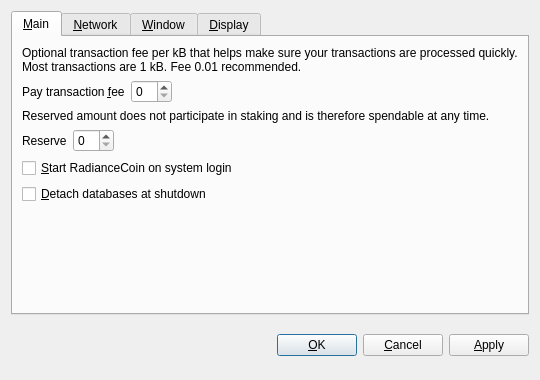
<?xml version="1.0" encoding="UTF-8"?>
<ui version="4.0">
 <class>OptionsDialog</class>
 <widget class="QDialog" name="OptionsDialog">
  <property name="geometry">
   <rect>
    <x>0</x>
    <y>0</y>
    <width>540</width>
    <height>380</height>
   </rect>
  </property>
  <property name="windowTitle">
   <string>Options</string>
  </property>
  <property name="modal">
   <bool>true</bool>
  </property>
  <layout class="QVBoxLayout" name="verticalLayout">
   <item>
    <widget class="QTabWidget" name="tabWidget">
     <property name="tabPosition">
      <enum>QTabWidget::North</enum>
     </property>
     <property name="currentIndex">
      <number>0</number>
     </property>
     <widget class="QWidget" name="tabMain">
      <attribute name="title">
       <string>&amp;Main</string>
      </attribute>
      <layout class="QVBoxLayout" name="verticalLayout_Main">
       <item>
        <widget class="QLabel" name="transactionFeeInfoLabel">
         <property name="text">
          <string>Optional transaction fee per kB that helps make sure your transactions are processed quickly. Most transactions are 1 kB. Fee 0.01 recommended.</string>
         </property>
         <property name="textFormat">
          <enum>Qt::PlainText</enum>
         </property>
         <property name="wordWrap">
          <bool>true</bool>
         </property>
        </widget>
       </item>
       <item>
        <layout class="QHBoxLayout" name="horizontalLayoutFee">
         <item>
          <widget class="QLabel" name="transactionFeeLabel">
           <property name="text">
            <string>Pay transaction &amp;fee</string>
           </property>
           <property name="textFormat">
            <enum>Qt::PlainText</enum>
           </property>
           <property name="buddy">
            <cstring>transactionFee</cstring>
           </property>
          </widget>
         </item>
         <item>
          <widget class="BitcoinAmountField" name="transactionFee"/>
         </item>
         <item>
          <spacer name="horizontalSpacerFee">
           <property name="orientation">
            <enum>Qt::Horizontal</enum>
           </property>
           <property name="sizeHint" stdset="0">
            <size>
             <width>40</width>
             <height>20</height>
            </size>
           </property>
          </spacer>
         </item>
        </layout>
       </item>
       <item>
        <widget class="QLabel" name="reserveBalanceInfoLabel">
         <property name="text">
          <string>Reserved amount does not participate in staking and is therefore spendable at any time.</string>
         </property>
         <property name="textFormat">
          <enum>Qt::PlainText</enum>
         </property>
         <property name="wordWrap">
          <bool>true</bool>
         </property>
        </widget>
       </item>
       <item>
        <layout class="QHBoxLayout" name="horizontalLayoutReserveBalance">
         <item>
          <widget class="QLabel" name="reserveBalanceLabel">
           <property name="text">
            <string>Reserve</string>
           </property>
           <property name="textFormat">
            <enum>Qt::PlainText</enum>
           </property>
           <property name="buddy">
            <cstring>reserveBalance</cstring>
           </property>
          </widget>
         </item>
         <item>
          <widget class="BitcoinAmountField" name="reserveBalance"/>
         </item>
         <item>
          <spacer name="horizontalSpacerReserveBalance">
           <property name="orientation">
            <enum>Qt::Horizontal</enum>
           </property>
           <property name="sizeHint" stdset="0">
            <size>
             <width>40</width>
             <height>20</height>
            </size>
           </property>
          </spacer>
         </item>
        </layout>
       </item>
       <item>
        <widget class="QCheckBox" name="bitcoinAtStartup">
         <property name="toolTip">
          <string>Automatically start RadianceCoin after logging in to the system.</string>
         </property>
         <property name="text">
          <string>&amp;Start RadianceCoin on system login</string>
         </property>
        </widget>
       </item>
       <item>
        <widget class="QCheckBox" name="detachDatabases">
         <property name="toolTip">
          <string>Detach block and address databases at shutdown. This means they can be moved to another data directory, but it slows down shutdown. The wallet is always detached.</string>
         </property>
         <property name="text">
          <string>&amp;Detach databases at shutdown</string>
         </property>
        </widget>
       </item>
       <item>
        <spacer name="verticalSpacer_Main">
         <property name="orientation">
          <enum>Qt::Vertical</enum>
         </property>
         <property name="sizeHint" stdset="0">
          <size>
           <width>20</width>
           <height>40</height>
          </size>
         </property>
        </spacer>
       </item>
      </layout>
     </widget>
     <widget class="QWidget" name="tabNetwork">
      <attribute name="title">
       <string>&amp;Network</string>
      </attribute>
      <layout class="QVBoxLayout" name="verticalLayout_Network">
       <item>
        <widget class="QCheckBox" name="mapPortUpnp">
         <property name="toolTip">
          <string>Automatically open the RadianceCoin client port on the router. This only works when your router supports UPnP and it is enabled.</string>
         </property>
         <property name="text">
          <string>Map port using &amp;UPnP</string>
         </property>
        </widget>
       </item>
       <item>
        <widget class="QCheckBox" name="connectSocks">
         <property name="toolTip">
          <string>Connect to the RadianceCoin network through a SOCKS proxy (e.g. when connecting through Tor).</string>
         </property>
         <property name="text">
          <string>&amp;Connect through SOCKS proxy:</string>
         </property>
        </widget>
       </item>
       <item>
        <layout class="QHBoxLayout" name="horizontalLayout_Network">
         <item>
          <widget class="QLabel" name="proxyIpLabel">
           <property name="text">
            <string>Proxy &amp;IP:</string>
           </property>
           <property name="textFormat">
            <enum>Qt::PlainText</enum>
           </property>
           <property name="buddy">
            <cstring>proxyIp</cstring>
           </property>
          </widget>
         </item>
         <item>
          <widget class="QValidatedLineEdit" name="proxyIp">
           <property name="maximumSize">
            <size>
             <width>140</width>
             <height>16777215</height>
            </size>
           </property>
           <property name="toolTip">
            <string>IP address of the proxy (e.g. 127.0.0.1)</string>
           </property>
          </widget>
         </item>
         <item>
          <widget class="QLabel" name="proxyPortLabel">
           <property name="text">
            <string>&amp;Port:</string>
           </property>
           <property name="textFormat">
            <enum>Qt::PlainText</enum>
           </property>
           <property name="buddy">
            <cstring>proxyPort</cstring>
           </property>
          </widget>
         </item>
         <item>
          <widget class="QLineEdit" name="proxyPort">
           <property name="maximumSize">
            <size>
             <width>55</width>
             <height>16777215</height>
            </size>
           </property>
           <property name="toolTip">
            <string>Port of the proxy (e.g. 9050)</string>
           </property>
          </widget>
         </item>
         <item>
          <widget class="QLabel" name="socksVersionLabel">
           <property name="text">
            <string>SOCKS &amp;Version:</string>
           </property>
           <property name="textFormat">
            <enum>Qt::PlainText</enum>
           </property>
           <property name="buddy">
            <cstring>socksVersion</cstring>
           </property>
          </widget>
         </item>
         <item>
          <widget class="QValueComboBox" name="socksVersion">
           <property name="toolTip">
            <string>SOCKS version of the proxy (e.g. 5)</string>
           </property>
          </widget>
         </item>
         <item>
          <spacer name="horizontalSpacer_Network">
           <property name="orientation">
            <enum>Qt::Horizontal</enum>
           </property>
           <property name="sizeHint" stdset="0">
            <size>
             <width>40</width>
             <height>20</height>
            </size>
           </property>
          </spacer>
         </item>
        </layout>
       </item>
       <item>
        <spacer name="verticalSpacer_Network">
         <property name="orientation">
          <enum>Qt::Vertical</enum>
         </property>
         <property name="sizeHint" stdset="0">
          <size>
           <width>20</width>
           <height>40</height>
          </size>
         </property>
        </spacer>
       </item>
      </layout>
     </widget>
     <widget class="QWidget" name="tabWindow">
      <attribute name="title">
       <string>&amp;Window</string>
      </attribute>
      <layout class="QVBoxLayout" name="verticalLayout_Window">
       <item>
        <widget class="QCheckBox" name="minimizeToTray">
         <property name="toolTip">
          <string>Show only a tray icon after minimizing the window.</string>
         </property>
         <property name="text">
          <string>&amp;Minimize to the tray instead of the taskbar</string>
         </property>
        </widget>
       </item>
       <item>
        <widget class="QCheckBox" name="minimizeOnClose">
         <property name="toolTip">
          <string>Minimize instead of exit the application when the window is closed. When this option is enabled, the application will be closed only after selecting Quit in the menu.</string>
         </property>
         <property name="text">
          <string>M&amp;inimize on close</string>
         </property>
        </widget>
       </item>
       <item>
        <spacer name="verticalSpacer_Window">
         <property name="orientation">
          <enum>Qt::Vertical</enum>
         </property>
         <property name="sizeHint" stdset="0">
          <size>
           <width>20</width>
           <height>40</height>
          </size>
         </property>
        </spacer>
       </item>
      </layout>
     </widget>
     <widget class="QWidget" name="tabDisplay">
      <attribute name="title">
       <string>&amp;Display</string>
      </attribute>
      <layout class="QVBoxLayout" name="verticalLayout_Display">
       <item>
        <layout class="QHBoxLayout" name="horizontalLayout_1_Display">
         <item>
          <widget class="QLabel" name="langLabel">
           <property name="text">
            <string>User Interface &amp;language:</string>
           </property>
           <property name="textFormat">
            <enum>Qt::PlainText</enum>
           </property>
           <property name="buddy">
            <cstring>lang</cstring>
           </property>
          </widget>
         </item>
         <item>
          <widget class="QValueComboBox" name="lang">
           <property name="toolTip">
            <string>The user interface language can be set here. This setting will take effect after restarting RadianceCoin.</string>
           </property>
          </widget>
         </item>
        </layout>
       </item>
       <item>
        <layout class="QHBoxLayout" name="horizontalLayout_2_Display">
         <item>
          <widget class="QLabel" name="unitLabel">
           <property name="text">
            <string>&amp;Unit to show amounts in:</string>
           </property>
           <property name="textFormat">
            <enum>Qt::PlainText</enum>
           </property>
           <property name="buddy">
            <cstring>unit</cstring>
           </property>
          </widget>
         </item>
         <item>
          <widget class="QValueComboBox" name="unit">
           <property name="toolTip">
            <string>Choose the default subdivision unit to show in the interface and when sending coins.</string>
           </property>
          </widget>
         </item>
        </layout>
       </item>
       <item>
        <widget class="QCheckBox" name="displayAddresses">
         <property name="toolTip">
          <string>Whether to show RadianceCoin addresses in the transaction list or not.</string>
         </property>
         <property name="text">
          <string>&amp;Display addresses in transaction list</string>
         </property>
        </widget>
       </item>
       <item>
        <widget class="QCheckBox" name="coinControlFeatures">
         <property name="toolTip">
          <string>Whether to show coin control features or not.</string>
         </property>
         <property name="text">
          <string>Display coin &amp;control features (experts only!)</string>
         </property>
        </widget>
       </item>
       <item>
        <spacer name="verticalSpacer_Display">
         <property name="orientation">
          <enum>Qt::Vertical</enum>
         </property>
         <property name="sizeHint" stdset="0">
          <size>
           <width>20</width>
           <height>40</height>
          </size>
         </property>
        </spacer>
       </item>
      </layout>
     </widget>
    </widget>
   </item>
   <item>
    <layout class="QHBoxLayout" name="horizontalLayout_Buttons">
     <item>
      <spacer name="horizontalSpacer_1">
       <property name="orientation">
        <enum>Qt::Horizontal</enum>
       </property>
       <property name="sizeHint" stdset="0">
        <size>
         <width>40</width>
         <height>48</height>
        </size>
       </property>
      </spacer>
     </item>
     <item>
      <widget class="QLabel" name="statusLabel">
       <property name="font">
        <font>
         <weight>75</weight>
         <bold>true</bold>
        </font>
       </property>
       <property name="text">
        <string/>
       </property>
       <property name="textFormat">
        <enum>Qt::PlainText</enum>
       </property>
       <property name="wordWrap">
        <bool>true</bool>
       </property>
      </widget>
     </item>
     <item>
      <spacer name="horizontalSpacer_2">
       <property name="orientation">
        <enum>Qt::Horizontal</enum>
       </property>
       <property name="sizeHint" stdset="0">
        <size>
         <width>40</width>
         <height>48</height>
        </size>
       </property>
      </spacer>
     </item>
     <item>
      <widget class="QPushButton" name="okButton">
       <property name="text">
        <string>&amp;OK</string>
       </property>
      </widget>
     </item>
     <item>
      <widget class="QPushButton" name="cancelButton">
       <property name="text">
        <string>&amp;Cancel</string>
       </property>
       <property name="autoDefault">
        <bool>false</bool>
       </property>
      </widget>
     </item>
     <item>
      <widget class="QPushButton" name="applyButton">
       <property name="text">
        <string>&amp;Apply</string>
       </property>
       <property name="autoDefault">
        <bool>false</bool>
       </property>
      </widget>
     </item>
    </layout>
   </item>
  </layout>
 </widget>
 <customwidgets>
  <customwidget>
   <class>BitcoinAmountField</class>
   <extends>QSpinBox</extends>
   <header>bitcoinamountfield.h</header>
  </customwidget>
  <customwidget>
   <class>QValueComboBox</class>
   <extends>QComboBox</extends>
   <header>qvaluecombobox.h</header>
  </customwidget>
  <customwidget>
   <class>QValidatedLineEdit</class>
   <extends>QLineEdit</extends>
   <header>qvalidatedlineedit.h</header>
  </customwidget>
 </customwidgets>
 <resources/>
 <connections/>
</ui>
